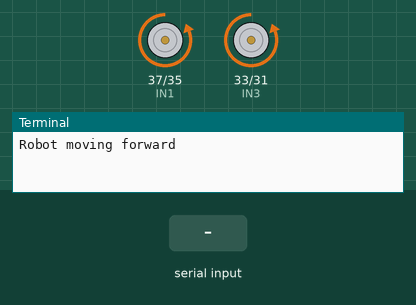
A program run on a simulated Raspberry Pi (header pin numbers). On the bench: motor-driver pin pairs drawn as motors (green arrow = first pin HIGH = forward, orange = second pin HIGH = backward, longer = more drive, scaled by the enable pin), the last lines printed to the terminal. The test bench sets the inputs (shaded band).

Above: at 0.1 s.
At 3.1 s:
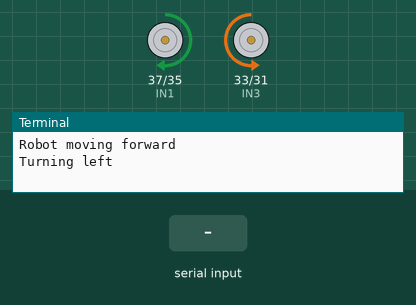
At 11.2 s:
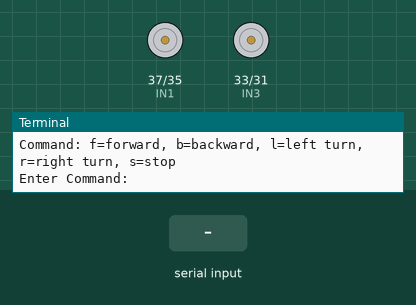
11.3 s: "b" typed at the terminal, then Enter
12.8 s: "f" typed at the terminal, then Enter
14.3 s: "l" typed at the terminal, then Enter
Timing chart, 0 to 17.3 s (numbered marks = the images above; inputs shaded):
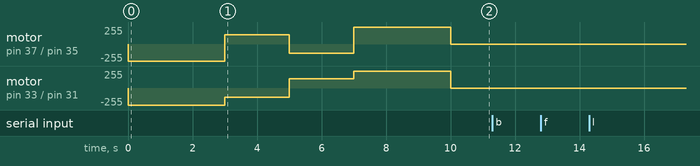

The program:

movingcar3.0.py
```python
import RPi.GPIO as gpio
from angleMPU import anglecalculation
import time
from car_movement import forward, backward, turn_right, turn_left, stop
from mpu6050 import mpu6050

sensor = mpu6050(0x68)
gpio.setmode(gpio.BOARD)
gpio.setwarnings(False)


def get_calibration():
    print("Calibrating... DO NOT TOUCH")
    samples = 100
    total = 0
    for i in range(samples):
        total += sensor.get_gyro_data()['z']
        time.sleep(0.01)
    drift = total / samples
    return drift

def get_pwm_from_data(target_ms):
    PWM = (35.9446 + -53.445* target_ms + 195.52* (target_ms**2))
    if (PWM > 100):PWM = 100
    if (PWM < 0): PWM = 0
    return PWM

DURATION = 1.0

def menu():
    print("Robot remote control (Braking Compensated)")
    print("Command: f=forward, b=backward, l=left turn, r=right turn, s=stop")

    while True:
        command = input("Enter Command: ").lower()
        try:
            global left_counts, right_counts
            left_counts = 0
            right_counts = 0

            if command in ['f', 'b']:
                while True:
                    speed_input = input(f"Enter speed (m/s) [min 0.34][max 0.72]: ")
                    try:
                        if speed_input == "":
                            target_speed = 0.7536
                        else:
                            target_speed = float(speed_input)

                        # 1. Get Exact PWM
                        PWM = get_pwm_from_data(target_speed)

                        # 2. Exact Time MINUS braking time
                        # If DURATION is 1.0, we drive for 0.94s and coast for 0.06s
                        total_time = DURATION

                        print(f"Target: {target_speed} m/s -> {PWM:.1f}% Power")
                        print(f"Drive Time: {total_time:.3f}s (Coasting last 3cm)")

                        if command == 'f':
                            forward(PWM)
                            time.sleep(DURATION)

                        else:
                            backward(PWM)
                            time.sleep(DURATION)


                        stop()

                        print(f"[DONE] Raw Pulses: L={left_counts} R={right_counts}")
                        break

                    except ValueError:
                        print("Invalid number")
                        continue

            elif command in ['l', 'r']:
                angle = input("Enter angle [Default 45]: ")
                try:
                    angle = int(angle) if angle else 45
                    print(f"Turning {'left' if command=='l' else 'right'} at {angle}")
                    drift = get_calibration()

                    if command == 'l': turn_left()
                    else: turn_right()

                    anglecalculation(drift, angle)
                    stop()
                except ValueError:
                    print("Invalid")

            elif command == 's':
                stop()
            else:
                print("Invalid command")

        except ValueError:
            print("Error")
            continue

if __name__ == "__main__":
    try:
        menu()
    except KeyboardInterrupt:
        stop()
        gpio.cleanup()
    
```

angleMPU.py
```python
from mpu6050 import mpu6050
import time
from car_movement import stop

sensor=mpu6050(0x68)

def anglecalculation(drift,angle=45):
    current_angle=0
    previous=time.time()
    print("Target angle:{}".format(angle))

    while abs(current_angle)< angle-10:
        now=time.time()
        dt=now-previous
        previous=now

        gyro_data=sensor.get_gyro_data()
        rotational_speed=gyro_data['z']-drift

        #filter - ignore tiny movement
        if abs(rotational_speed)>1.3:
               current_angle+=rotational_speed*dt

        print("Current angle; {:.2f}".format(abs(current_angle)))

        time.sleep(0.01)

    stop()
    print("Target {:.2f} reached!".format(angle))
```

car_movement.py
```python
import RPi.GPIO as gpio
import time

gpio.setmode(gpio.BOARD)
gpio.setwarnings(False)

IN1=37
IN2=35
IN3=33
IN4=31
ENA=40
ENB=29


gpio.setup([IN1,IN2,IN3,IN4],gpio.OUT)
gpio.setup([ENA,ENB],gpio.OUT)
pwmL=gpio.PWM(ENB,1000)
pwmR=gpio.PWM(ENA,1000)

pwmL.start(0)
pwmR.start(0)

def stop():
    gpio.output([IN1, IN2, IN3, IN4], gpio.HIGH)
    pwmL.ChangeDutyCycle(0)
    pwmR.ChangeDutyCycle(0)

def forward(speed=100):
    gpio.output(IN1, gpio.LOW)
    gpio.output(IN2, gpio.HIGH)
    gpio.output(IN3, gpio.LOW)
    gpio.output(IN4, gpio.HIGH)
    pwmL.ChangeDutyCycle(speed)
    pwmR.ChangeDutyCycle(speed)

def backward(speed=100):
    gpio.output(IN1, gpio.HIGH)
    gpio.output(IN2, gpio.LOW)
    gpio.output(IN3, gpio.HIGH)
    gpio.output(IN4, gpio.LOW)
    pwmL.ChangeDutyCycle(speed)
    pwmR.ChangeDutyCycle(speed)

def turn_right(speed=55):
    gpio.output(IN1, gpio.LOW)
    gpio.output(IN2, gpio.HIGH)
    gpio.output(IN3, gpio.HIGH)
    gpio.output(IN4, gpio.LOW)
    pwmL.ChangeDutyCycle(speed)
    pwmR.ChangeDutyCycle(speed)

def turn_left(speed=55):
    gpio.output(IN1, gpio.HIGH)
    gpio.output(IN2, gpio.LOW)
    gpio.output(IN3, gpio.LOW)
    gpio.output(IN4, gpio.HIGH)
    pwmL.ChangeDutyCycle(speed)
    pwmR.ChangeDutyCycle(speed)

def set_motors(left_speed, right_speed):

    # LEFT MOTOR
    if left_speed > 0:
        gpio.output(IN1, gpio.LOW)
        gpio.output(IN2, gpio.HIGH)
    elif left_speed < 0:
        gpio.output(IN1, gpio.HIGH)
        gpio.output(IN2, gpio.LOW)
    else:
        gpio.output(IN1, gpio.LOW)
        gpio.output(IN2, gpio.LOW)

    # RIGHT MOTOR
    if right_speed > 0:
        gpio.output(IN3, gpio.LOW)
        gpio.output(IN4, gpio.HIGH)
    elif right_speed < 0:
        gpio.output(IN3, gpio.HIGH)
        gpio.output(IN4, gpio.LOW)
    else:
        gpio.output(IN3, gpio.LOW)
        gpio.output(IN4, gpio.LOW)

    # Clamp speed
    left_speed = max(0, min(100, int(abs(left_speed))))
    right_speed = max(0, min(100, int(abs(right_speed))))

    pwmL.ChangeDutyCycle(left_speed)
    pwmR.ChangeDutyCycle(right_speed)

try:
    print("Robot moving forward ")
    forward()
    time.sleep(3)

    print("Turning left")
    turn_left()
    time.sleep(2)

    print("Turning right")
    turn_right()
    time.sleep(2)

    print("Reversing")
    backward()
    time.sleep(3)

    print("Stopping")
    stop()
except KeyboardInterrupt:
    pass
finally:
    stop()
    pwmL.stop()
    pwmR.stop()
    gpio.cleanup()
```
